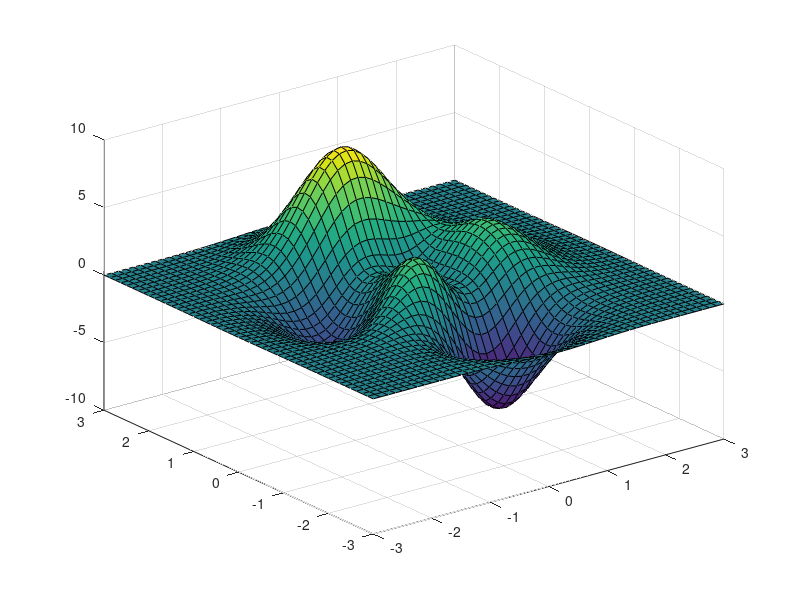
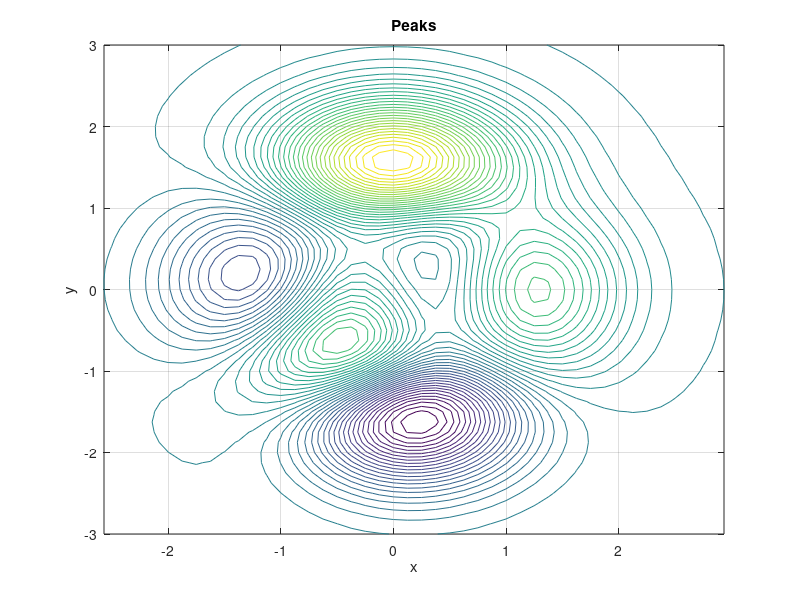
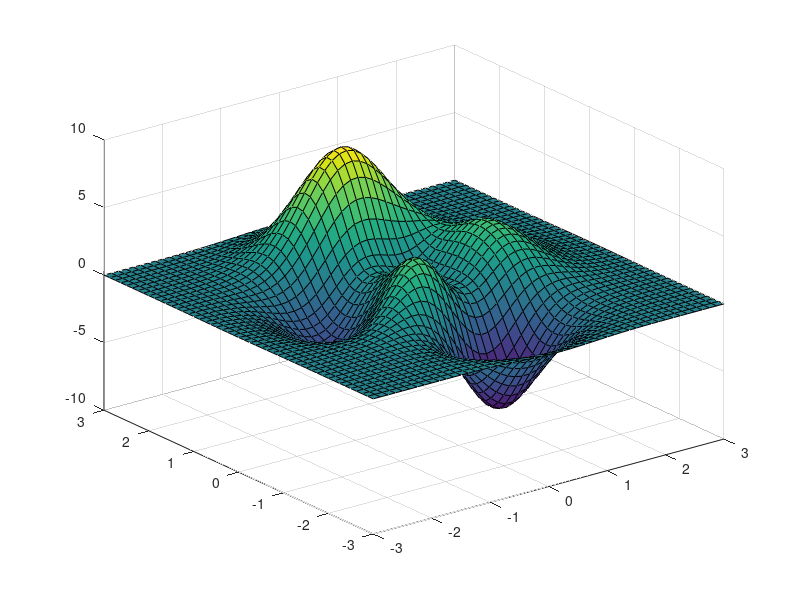
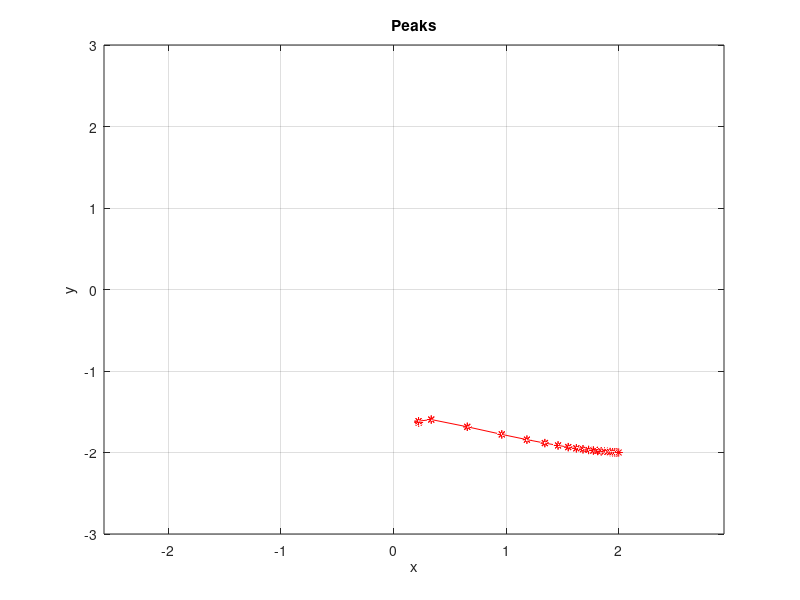

Write MATLAB code to recreate these figures, in order.
function  [xz,y,z] = peaksMomentum(eta,X,Y)

if nargin == 0
X = 2; Y = -2;  eta =  0.05;
 
elseif nargin == 1
    X = 2; Y = -2;
end

    dx = 1/8;
    [x,y] = meshgrid(-3:dx:3);


z =  3*(1-x).^2.*exp(-(x.^2) - (y+1).^2) ...
   - 10*(x/5 - x.^3 - y.^5).*exp(-x.^2-y.^2) ...
   - 1/3*exp(-(x+1).^2 - y.^2);
Z = @(x,y)  3*(1-x).^2.*exp(-(x.^2) - (y+1).^2) ...
   - 10*(x/5 - x.^3 - y.^5).*exp(-x.^2-y.^2) ...
   - 1/3*exp(-(x+1).^2 - y.^2);

 figure
    surf(x,y,z)

   figure
    contour(x,y,z,50)
    axis('tight')
    xlabel('x'), ylabel('y'), title('Peaks')
    grid on
    g = gca;
if nargout > 1
    xz = x;
elseif nargout == 1
    xz = z;
else
    % Self demonstration
    %disp(' ')
   % disp('z =  3*(1-x).^2.*exp(-(x.^2) - (y+1).^2) ... ')
   % disp('   - 10*(x/5 - x.^3 - y.^5).*exp(-x.^2-y.^2) ... ')
   % disp('   - 1/3*exp(-(x+1).^2 - y.^2) ')
   % disp(' ')
   figure
    surf(x,y,z)

   figure
    contour(x,y,z,50)
    axis('tight')
    xlabel('x'), ylabel('y'), title('Peaks')
    grid on
    g = gca;
    
end

%% gradient
dEdx = @(x,y) (exp(- (x + 1).^2 - y.^2).*(2*x + 2))/3 + 3*exp(- (y + 1).^2 - x.^2).*(2*x - 2) + exp(- x.^2 - y.^2)*(30*x.^2 - 2) - 6*x.*exp(- (y + 1).^2 - x.^2).*(x - 1).^2 - 2*x.*exp(- x.^2 - y.^2).*(10*x.^3 - 2*x + 10*y.^5);
dEdy = @(x,y) (2*y.*exp(- (x + 1).^2 - y.^2))/3 + 50*y.^4.*exp(- x.^2 - y.^2) - 3*exp(- (y + 1).^2 - x.^2).*(2*y + 2).*(x - 1).^2 - 2*y.*exp(- x.^2 - y.^2).*(10*x.^3 - 2*x + 10*y.^5);
hold on
%%


X0=X; Y0=Y;
%%
i = 1;  eps = 1; 
while eps>1e-6 && i < 30
    dx =- eta*dEdx(X,Y); dy =- eta*dEdy(X,Y);
    X1 = X+dx + eta*(X-X0);
    Y1 = Y+dy+eta*(Y-Y0);
    eps = sqrt(abs(dx)+abs(dy));
    plot3(g,[X,X1],[Y,Y1],[Z(X,Y),Z(X1,Y1)],'r-*')
  
    %plot(x,y(x),'b')
    pause(0.5)
    drawnow
    X0=X; Y0=Y;
    X = X1; Y = Y1;
    i = i+1;
end
eps